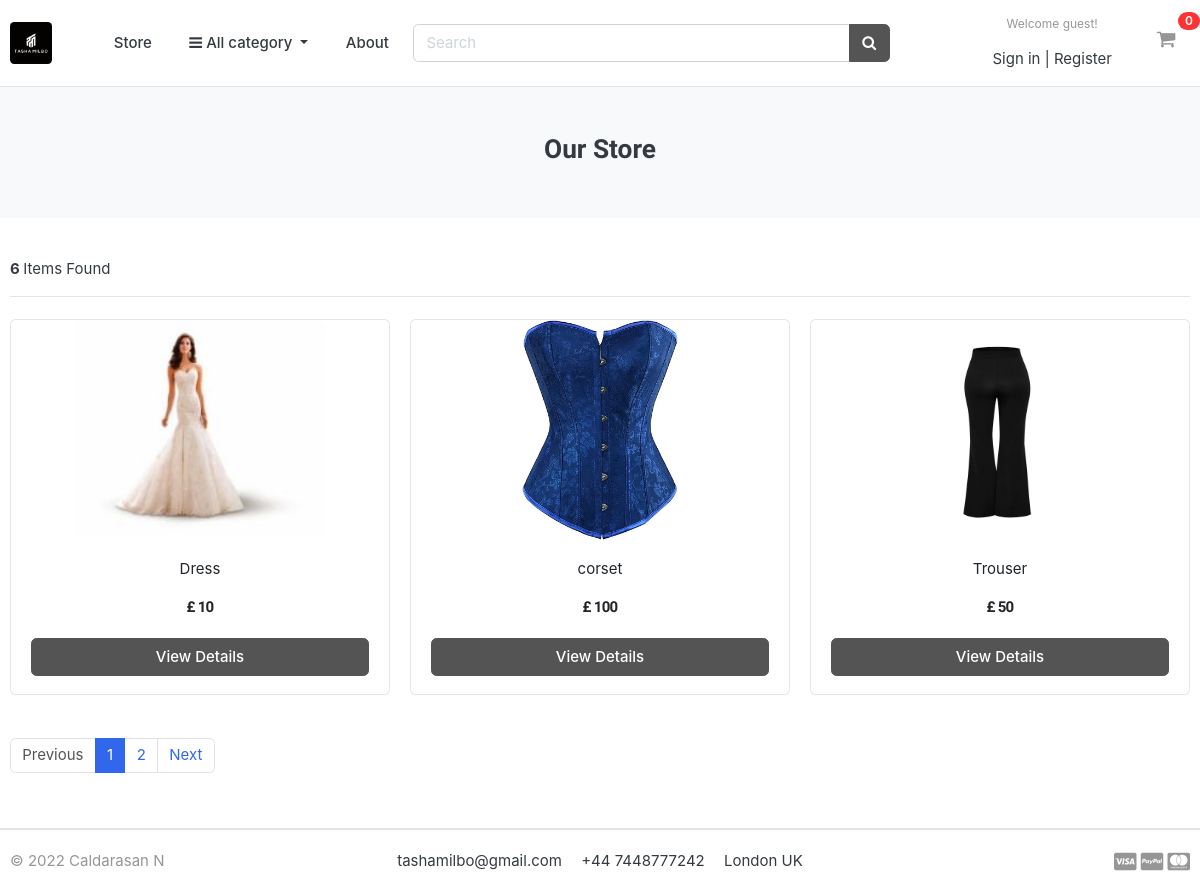
/store/, run on the app's committed database.
### store/models.py (models this page shows, shortened)
class Product(models.Model):
    product_name = models.CharField(max_length=200, unique=True)
    slug = models.SlugField(max_length=200, unique=True)
    description = models.TextField(max_length=500, blank=True)
    price = models.IntegerField()
    images = models.ImageField(upload_to='photos/products')
    stock = models.IntegerField()
    is_available = models.BooleanField(default=True)
    category = models.ForeignKey(Category, on_delete=models.CASCADE)
    created_date = models.DateTimeField(auto_now_add=True)
    modified_date = models.DateTimeField(auto_now=True)
    def get_url(self):
        return reverse('product_detail', args=[self.category.slug, self.slug])

### store/views.py (the view)
# urls.py: path('', views.store, name='store'),
def store(request, category_slug=None):
    categories = None
    products = None
    if category_slug != None:
        categories = get_object_or_404(Category, slug=category_slug)
        products = Product.objects.filter(category=categories, is_available=True)
        paginator = Paginator(products, 6)
        page = request.GET.get('page')
        paged_products = paginator.get_page(page)
        product_count = products.count()
    else:
        products = Product.objects.all().filter(is_available=True).order_by('id')
        paginator = Paginator(products, 3)
        page = request.GET.get('page')
        paged_products = paginator.get_page(page)
        product_count = products.count()
    context = {
        'products': paged_products,
        'product_count': product_count,
    }
    return render(request, 'store/store.html', context)

### carts/context_processors.py (called while the page is built)
def counter(request):
    cart_count = 0
    if 'admin' in request.path:
        return {}
    else:
        try:
            cart = Cart.objects.filter(cart_id=_cart_id(request))
            if request.user.is_authenticated:
                cart_items = CartItem.objects.all().filter(user=request.user)
            else:
                cart_items = CartItem.objects.all().filter(cart=cart[:1])
            for cart_item in cart_items:
                cart_count += cart_item.quantity
        except Cart.DoesNotExist:
            cart_count = 0
    return dict(cart_count=cart_count)

### carts/views.py (called while the page is built)
def _cart_id(request):
    cart = request.session.session_key
    if not cart:
        cart = request.session.create()
    return cart

### category/context_processors.py (called while the page is built)
def menu_links(request):
    links = Category.objects.all()
    return dict(links=links)

### category/models.py (called while the page is built)
    def get_url(self):
        return reverse('products_by_category', args=[self.slug])

### templates/store/store.html
{% extends 'base.html' %}
{% load static %}
{% block content %}
<section class="section-pagetop bg">
    <div class="container">
        {% if 'search' in request.path %}
            <h3 class="text-center">Search Result</h3>
          {% else %}
          <h3 class="text-center">Our Store</h3>
        {% endif %}
    </div>
    </section>
<section class="section-content padding-y">
    <div class="container">
    <div class="row">
        <main class="col-md-12">
        <header class="border-bottom mb-4 pb-3">
            <div class="form-inline">
                <span class="mr-md-auto"> <b> {{product_count}} </b>Items Found</span>
            </div>
        </header>
    <div class="row">
        {% if products %}
        {% for product in products %}
        <div class="col-md-4">
            <figure class="card card-product-grid">
                <div class="img-wrap">
                   <a href="{{product.get_url}}"> <img src="{{product.images.url}}"> </a>
                </div>
                <figcaption class="info-wrap">
                    <div class="fix-height">
                        <a href="{{ product.get_url }}" class="title">{{product.product_name}}</a>
                        <div class="price-wrap mt-2 text-center">
                            <span class="price">£ {{product.price}} </span>
                        </div>
                    </div>
                    <a href="{{ product.get_url }}" class="btn btn-block btn-secondary">View Details </a>
                </figcaption>
            </figure>
        </div>
        {% endfor %}
        {% else %}
        <div>
            <h2>No result found, Please try again.</h2>
        </div>
        {% endif %}
    </div>
    <nav class="mt-4" aria-label="Page navigation sample">
        {% if products.has_other_pages %}
            <ul class="pagination">
                {% if products.has_previous %}
                    <li class="page-item"><a class="page-link" href="?page={{products.previous_page_number}}">Previous</a></li>
                    {% else %}
                      <li class="page-item disabled"><a class="page-link" href="#">Previous</a></li>
                {% endif %}
                    {% for i in products.paginator.page_range %}
                        {% if products.number == i %}
                         <li class="page-item active"><a class="page-link" href="#">{{i}}</a></li>
                         {% else %}
                         <li class="page-item"><a class="page-link" href="?page={{i}}">{{i}}</a></li>
                        {% endif %}
                    {% endfor %}
                    {% if products.has_next %}
                      <li class="page-item"><a class="page-link" href="?page={{products.next_page_number}}">Next</a></li>
                      {% else %}
                      <li class="page-item disabled"><a class="page-link" href="#">Next</a></li>
                    {% endif %}
                </ul>
        {% endif %}
    </nav>
        </main>
    </div>
    </div>
    </section>
{% endblock %}

### static/css/ui.css (style rules this page uses)
html { font-family: "Inter", sans-serif; font-size: 15px; }
.img-wrap { text-align: center; display: block; }
.img-wrap img { max-width: 100%; }
.price-wrap { letter-spacing: -0.7px; }
.padding-y { padding-top: 40px; padding-bottom: 40px; }
figure { margin-bottom: 0; }
.bg { background-color: #f8f9fa; }
[class*=card-product] a.title { color: #212529; display: block; }
[class*=card-product] .img-wrap { overflow: hidden; position: relative; }
[class*=card-product] .img-wrap img { height: 100%; max-width: 100%; width: auto; display: inline-block; -o-object-fit: cover; object-fit: cover; }
.card-product-grid { margin-bottom: 20px; }
.card-product-grid .img-wrap { border-radius: 0.2rem 0.2rem 0 0; height: 220px; }
.card-product-grid .info-wrap { overflow: hidden; padding: 18px 20px; }
.card-product-grid .fix-height { height: 80px; overflow: hidden; }
.card .img-wrap { overflow: hidden; }
.price { font-weight: 600; color: #212529; }
.section-pagetop { padding: 45px 0; }

### static/css/styles.css (style rules this page uses)
.text-center { font-family: 'Kaushan Script', cursive; }
img:not(.logo) { width: 100%; }
img { display: block; }
.title { text-align: center; margin-bottom: 1rem; }

### data on the page
Product: images (picture), product_name "Dress", price "10"
Product: images (picture), product_name "corset", price "100"
Product: images (picture), product_name "Trouser", price "50"

### other printed values
{{ cart_count }} "0"
{{ product_count }} "6"
{{ i }} "1"
{{ i }} "2"
